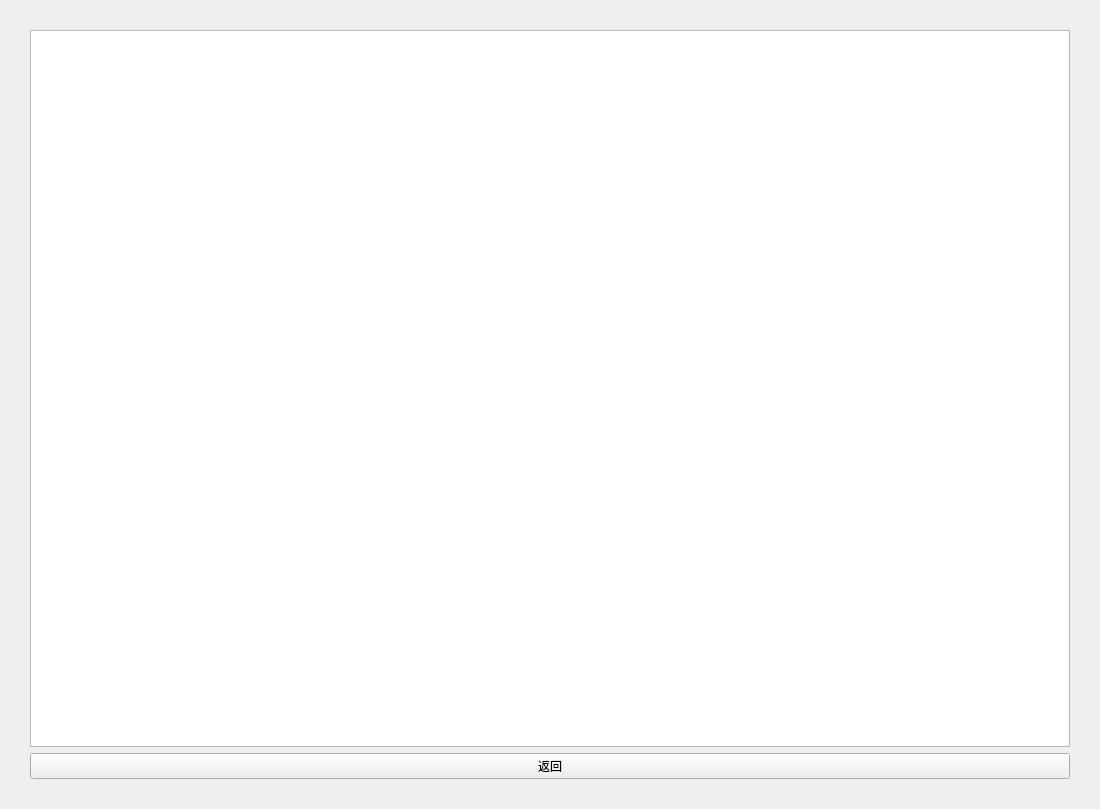
<?xml version="1.0" encoding="UTF-8"?>
<ui version="4.0">
 <class>Log</class>
 <widget class="QWidget" name="Log">
  <property name="geometry">
   <rect>
    <x>0</x>
    <y>0</y>
    <width>1100</width>
    <height>809</height>
   </rect>
  </property>
  <property name="windowTitle">
   <string>Form</string>
  </property>
  <layout class="QGridLayout" name="gridLayout">
   <property name="leftMargin">
    <number>30</number>
   </property>
   <property name="topMargin">
    <number>30</number>
   </property>
   <property name="rightMargin">
    <number>30</number>
   </property>
   <property name="bottomMargin">
    <number>30</number>
   </property>
   <item row="0" column="0">
    <widget class="QTextBrowser" name="log_blank">
     <property name="html">
      <string>&lt;!DOCTYPE HTML PUBLIC &quot;-//W3C//DTD HTML 4.0//EN&quot; &quot;http://www.w3.org/TR/REC-html40/strict.dtd&quot;&gt;
&lt;html&gt;&lt;head&gt;&lt;meta name=&quot;qrichtext&quot; content=&quot;1&quot; /&gt;&lt;style type=&quot;text/css&quot;&gt;
p, li { white-space: pre-wrap; }
&lt;/style&gt;&lt;/head&gt;&lt;body style=&quot; font-family:'SimSun'; font-size:9pt; font-weight:400; font-style:normal;&quot;&gt;
&lt;p style=&quot;-qt-paragraph-type:empty; margin-top:0px; margin-bottom:0px; margin-left:0px; margin-right:0px; -qt-block-indent:0; text-indent:0px;&quot;&gt;&lt;br /&gt;&lt;/p&gt;&lt;/body&gt;&lt;/html&gt;</string>
     </property>
    </widget>
   </item>
   <item row="1" column="0">
    <widget class="QPushButton" name="back_btn">
     <property name="text">
      <string>返回</string>
     </property>
    </widget>
   </item>
  </layout>
 </widget>
 <resources/>
 <connections/>
</ui>
